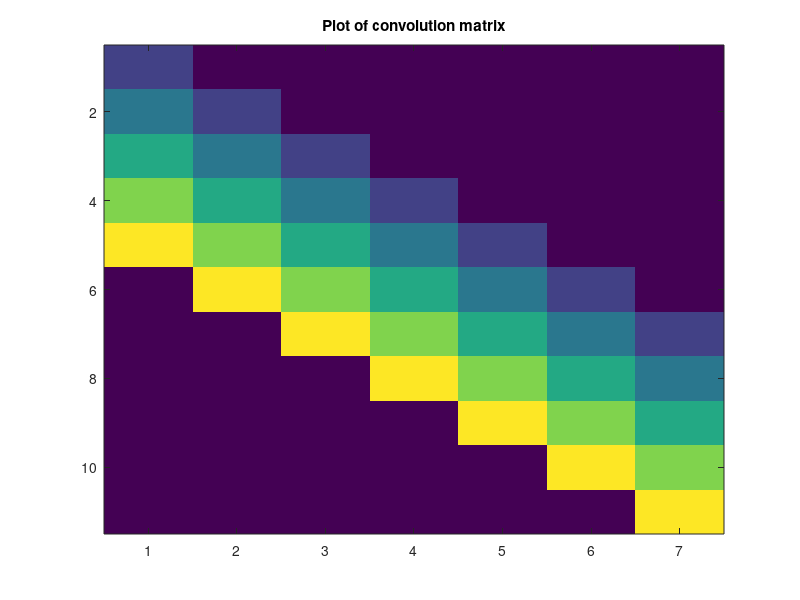
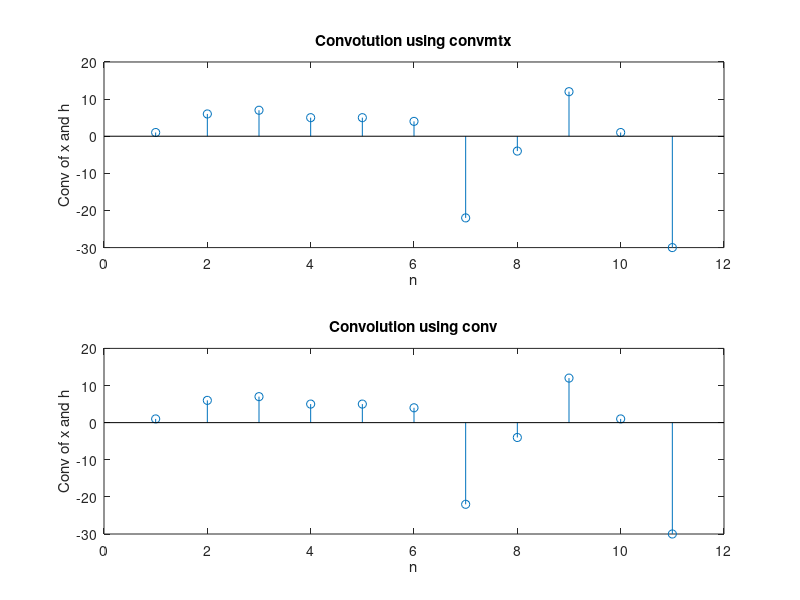

Source code (MATLAB) for these figures, in order:
x = [ 1 4 -4 -3 2 5 -6]';
h = [1 2 3 4 5]';
a = convmtx(h,length(x));
figure;
imagesc(a);
title('Plot of convolution matrix');

cx = a*x;
c = conv(x,h);

figure;
subplot(211);
stem(cx);
title('Convotution using convmtx');
ylabel('Conv of x and h');
xlabel('n');
subplot(212);
stem(c);
title('Convolution using conv');
ylabel('Conv of x and h');
xlabel('n');